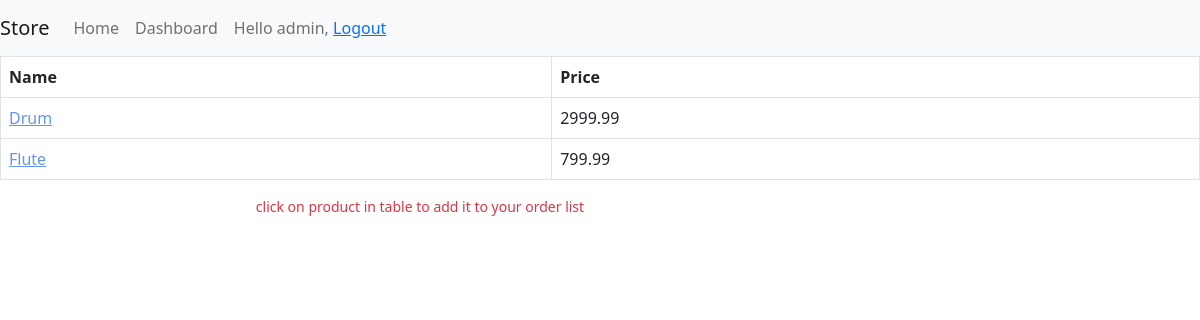
The app's page /store/ (signed in), older data.
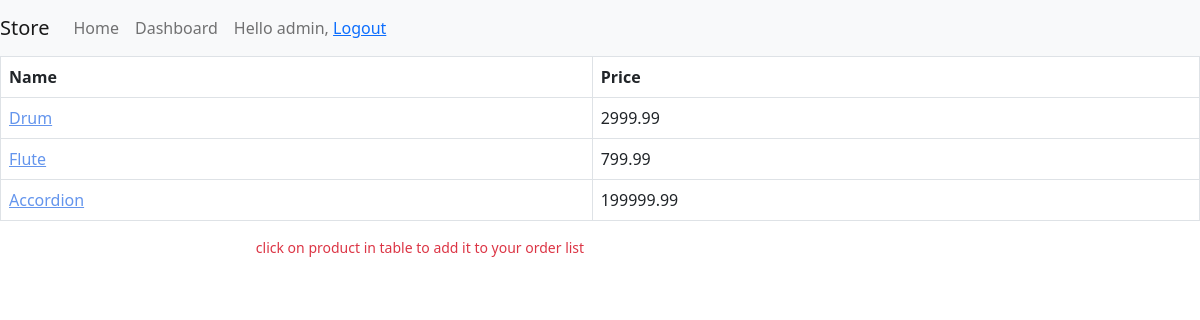
The same page, newer data.
### store/models.py (models this page shows, shortened)
class Product(models.Model):
    name = models.CharField(max_length=50)
    price = models.FloatField()

### store/views.py (the view)
# urls.py: path('', views.index, name='index'),
def index(request):
    product_list = Product.objects.all()
    context = {
        'product_list': product_list,
        'auth': request.user.is_authenticated
    }
    return render(request, 'products/index.html', context)

### store/templates/products/index.html (shortened to what this page needs)
{% extends "base.html" %}
{% block content %}
{% if product_list %}
    <table class="table table-bordered" id="prods">
        <tr>
            <th>Name</th>
            <th>Price</th>
        </tr>
        {% for p in product_list %}
        <tr>
            <td><label id='{{ p.id }}' class="label_link">{{ p.name }}</label></td>
        <td>{{ p.price }}</td>
        </tr>
    {% endfor %}
    </table>
    {% if auth == True %}
    <small class="text-danger" id="auth_hint">click on product in table to add it to your order list</small>
    {% endif %}
{% else %}
    <p>No products are available at this moment.</p>
{% endif %}
{% endblock %}

### store/templates/base.html (shortened to what this page needs)
{% load static %}
<!DOCTYPE html>
<html>
<head>
    <link href="{% static 'css/base.css' %}" rel="stylesheet">
    <link href="https://cdn.jsdelivr.net/npm/bootstrap@5.1.3/dist/css/bootstrap.min.css" rel="stylesheet">
</head>
<body>
<div id="header">
    <nav class="navbar navbar-expand-lg navbar-light bg-light">
  <a class="navbar-brand" href='{% url "index" %}'>Store</a>
  <div class="collapse navbar-collapse" id="navbarNav">
    <ul class="navbar-nav">
      <li class="nav-item active">
        <a class="nav-link" href='{% url "index" %}'>Home</span></a>
      </li>
        {% if request.user.is_authenticated != True %}
      <li class="nav-item">
        <a class="nav-link" href='{% url "signin" %}'>Sign in</a>
      </li>
      <li class="nav-item">
        <a class="nav-link" href='{% url "register" %}'>Sign up</a>
      </li>
        {% else %}
        <li class="nav-item">
        <a class="nav-link" href='{% url "dashboard" %}'>Dashboard</a>
      </li>
        <li class="nav-item">
            <label class="nav-link">Hello {{ request.user.username }},
            <a href="{% url 'logout' %}">Logout</a>
                </label>
        </li>
        {% endif %}
    </ul>
  </div>
    </nav>
</div>
<div id="content">
    {% block content %}
    {% endblock %}
</div>
</body>
</html>

### static/css/base.css (style rules this page uses)
.label_link { cursor:pointer; color:cornflowerblue; text-decoration:underline; }
#auth_hint { text-align:center; display: flex; justify-content: center; width: 70%; }

Row changes from the older to the newer data that the page shows:
added Product: name "Accordion", price "199999.99"
